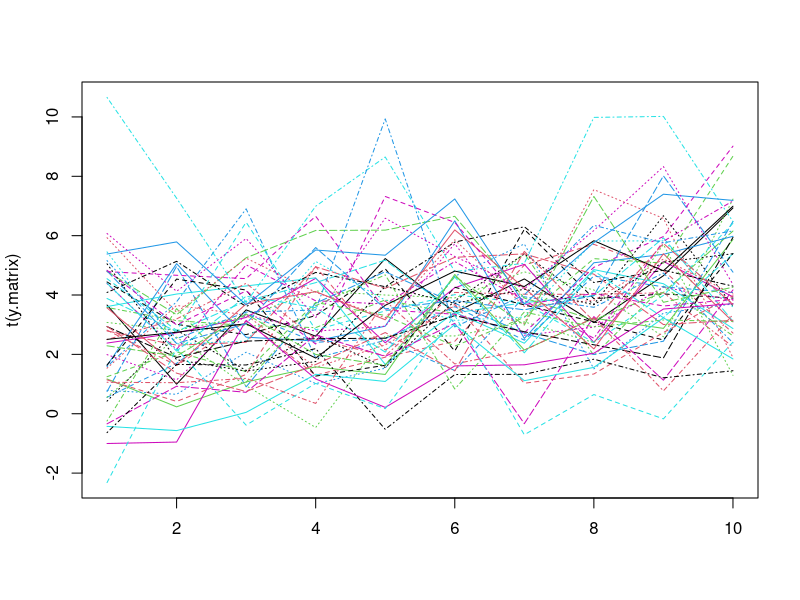
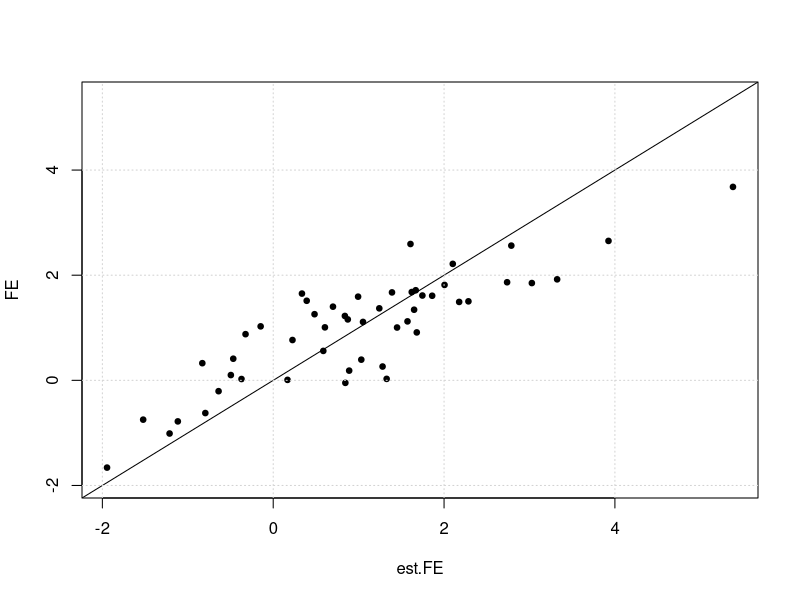

Write R code to recreate these figures, in order.
#@@@@@@@@@@@@@@@@@@@@@@@@@@@@@@@@@@@@@@@@@@@@@@@@@@@@@@@@@@@@@@@@@@@@@
#
# The estimate of a nonparametric panel with time and fixed effects
#
# Update: April 24, 2025
#
#@@@@@@@@@@@@@@@@@@@@@@@@@@@@@@@@@@@@@@@@@@@@@@@@@@@@@@@@@@@@@@@@@@@@

#############
# TODO
# 1) the case of dimension 2
# 2) estimate of time effects after washing out the FE
# 3) check if it more convenient washing out the TE before FE 
# 4) check why weights are not working in the optmization
# 

rm(list = ls())

library(sm)

#set.seed(124)

#Dimensions of the panel
N <- 50 #Number of units
T <- 10 #Number of periods

#Generation of exogenous
x <- rnorm(n=T*N, m=1,sd=1) 

#Generation of Fixed effects
FE <- x[1:N]+exp(rnorm(n=N,m=0,sd=0.5)) #Generation of fixed effects
#FE <- exp(rnorm(n=N,m=0,sd=0.5)) #Generation of fixed effects
FE <- FE - mean(FE) + 1 #ATTENTION: normalization of FE in order that the sum is equal to N, i.e. they are distributed around 1. This is an outcome of maximization process to be investigated

print(paste("Correlation between exogenous and FE = ", round(cor(x[1:N],FE),digits=3)))

#Time effetcs
TE <- seq(1:T)/T*2 #Generation of time effects

#Generation of random components
epsilon <- rnorm(n=T*N, m=0,sd=0.1) 

#Parameters of nonlinear relationship between exogenous and endogenous
beta.1 <- 1
beta.2 <- 0.2
beta.3 <- -0.02
beta.4 <- 0.001

FE.matrix <-  t(matrix(FE,ncol=N,nrow=T,byrow=T))
TE.matrix <-  t(matrix(TE,ncol=N,nrow=T))
x.matrix <- t(matrix(x,ncol=N,nrow=T))
epsilon.matrix <- t(matrix(epsilon,ncol=N,nrow=T))
  
y.matrix <- FE.matrix + TE.matrix + beta.1*x + beta.2*x^2 +beta.3*x^3 + beta.4*x^4  + epsilon.matrix

matplot(t(y.matrix),type="l")

# Estimate of FE via C-estimator ####
diff.y.array <- array(NA,dim=c(N,N,T))
diff.x.array  <- array(NA,dim=c(N,N,T))
for (j in (1:T)){
  for (i in (1:N)){
    diff.x <- abs(x.matrix[i,j]-x.matrix[,j]) #Distance between xs
    diff.x[i] <- max(diff.x) #Set the distance with itself to the maximum
    min.index <- which.min(diff.x) #Take the x with the minimum distance
    diff.x.array[i,min.index,j] <- diff.x[min.index] #Calculate the distance
    diff.y.array[i,min.index,j] <- y.matrix[i,j]- y.matrix[min.index,j] #Distance between ys 
  }
  diag(diff.y.array[,,j]) <- 0 #FE minus the same
  diag(diff.x.array[,,j]) <- NA #For avoiding issues in the weighting in the score function
}

#average.diff.alpha <- apply(diff.alpha.array,FUN=mean,MARGIN = c(1,2),na.rm=TRUE)
#average.diff.alpha[is.nan(average.diff.alpha)] <- NA
#diag(average.diff.alpha) <- 0

#Initial values of FE
ones <- matrix(1,nrow=N,ncol=1)

# score <- function(alpha.vec,A){
#   B <- alpha.vec%*%t(ones)
#   log(sum((B - t(B) - A)^2,na.rm = TRUE))
# }

score <- function(FE.vec,delta.Y,W){
  
  #alpha.vec <- alpha.ini
  #A <- diff.alpha.array
  #W <- diff.x.array
  
  #Vector of FE \times transposed vector of ones for a matrix with row with the same FE
  B <- FE.vec%*%t(ones)
  diff.B.array <- array(NA,dim=dim(delta.Y))
  for (j in 1:T){
    diff.B.array[,,j] <- B - t(B)
  }
  
  #Weights to be used in the calculation of score
  #wei <- ((1/W^2)/sum((1/W^2),na.rm = TRUE))*sum(!is.na(A))
  #wei <-  exp(( log(1/W)/prod(log(1/W), na.rm = TRUE))*sum(!is.na(delta.Y)))
  wei <- array(1,dim=dim(delta.Y))
  
  #Initialization of score matrix
  #C <- 0
  #
  #Calculation of score year by year and its cumulation over time. Use of weights inverse to the distance
  #for (j in 1:T){
  #  C <- C + sum( ((B - t(B) - delta.Y[,,j])^2)*(wei[, , j]), na.rm = TRUE)
  #}
  #log(C)
  
  log(sum( ((diff.B.array - delta.Y)^2)*(wei), na.rm = TRUE))
 
  }

## Initial values of FE estimation ####
FE.ini <- matrix(1,nrow=N,ncol=1)
#FE.ini <- FE

t0 <- Sys.time()
res <- optim(par = FE.ini, fn = score,delta.Y=diff.y.array,W=diff.x.array, method =  "L-BFGS-B")
print(Sys.time() - t0)

#The outcome of estimation
est.FE <- res$par

# Diagnostics of estimates
#print(cbind(est.FE,FE))
print(c(sum(FE),sum(est.FE))) #Sum of FE
print( mean((FE-est.FE)^2)) # MSE

#Explained variance of FE estimation
print(summary(lm(FE  ~ est.FE)))

#Plot of the esitmated FE
plot(est.FE,FE,pch=19,ylim=range(c(FE,est.FE)),xlim=range(c(FE,est.FE)),cex=0.75)
lines(c(-10,10),c(-10,10))
grid()
